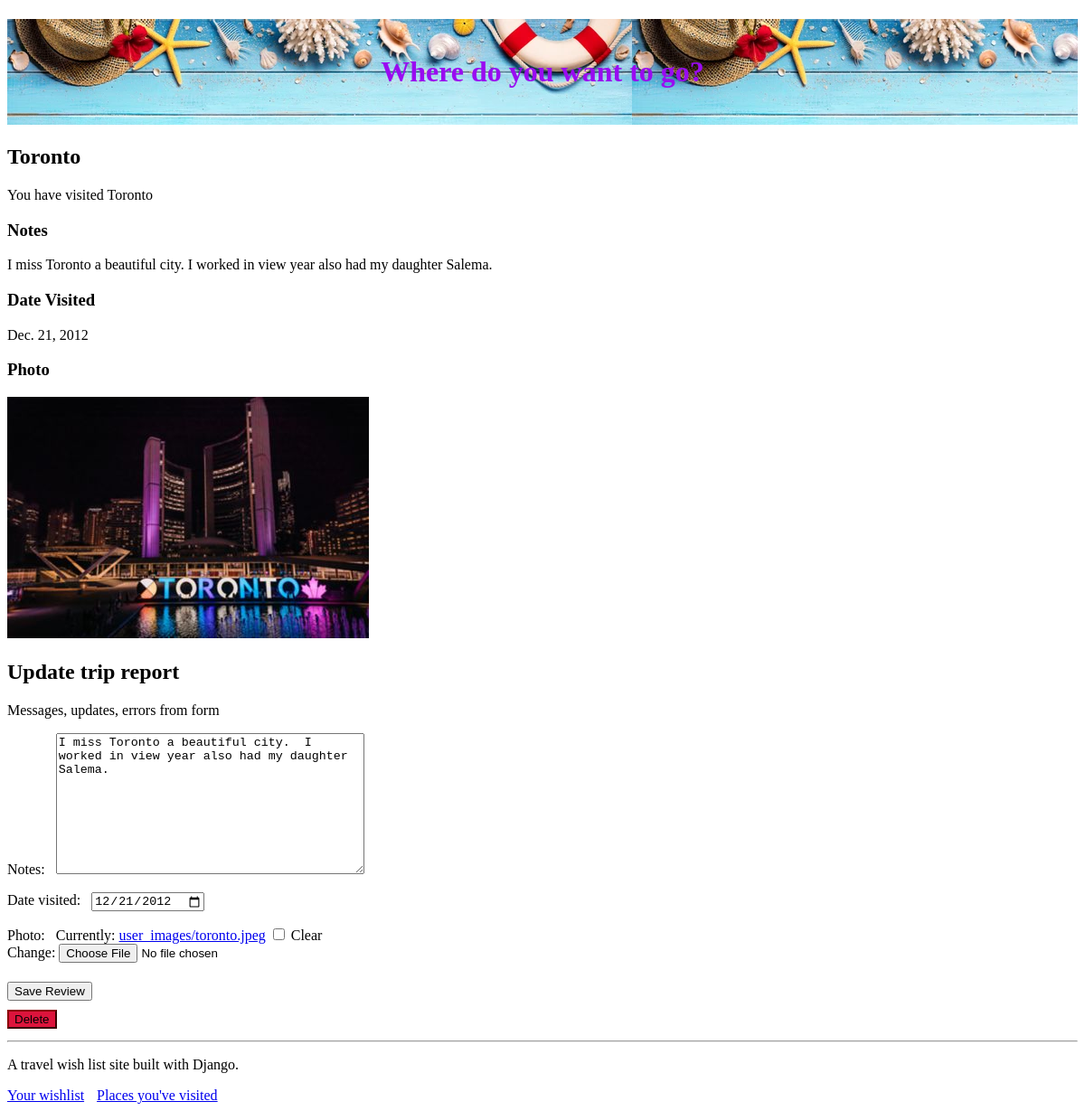
/place/1 (signed in), run on the app's committed database.
### travel_wishlist/models.py (models this page shows, shortened)
class Place(models.Model):
    user = models.ForeignKey('auth.User', null=False, on_delete=models.CASCADE)
    name = models.CharField(max_length=200)
    visited = models.BooleanField(default=False)
    visited = models.BooleanField(default=False)
    notes = models.TextField(blank=True, null=True)
    date_visited = models.DateField(blank=True, null=True) #  validators=[validate_date_today_or_in_past])
    photo = models.ImageField(upload_to='user_images/', blank=True, null=True)

### travel_wishlist/views.py (the view)
# urls.py: path('place/<int:place_pk>', views.place_details, name='place_details'),
@login_required
def place_details(request, place_pk):
    place = get_object_or_404(Place, pk=place_pk)
    if place.user != request.user:
        return HttpResponseForbidden
    if request.method == 'POST':
        form = TripReviewForm(request.POST, request.FILES, instance=place)
        if form.is_valid():
           form.save()
           messages.info(request, 'Trip information updated!')
        else:
            messages.error(request, form.errors)
        return redirect('place_details', place_pk=place_pk)
    else:
        if place.visited:
            review_form = TripReviewForm(instance=place)
            return render(request, 'travel_wishlist/place_detail.html', {'place': place, 'review_form': review_form} )
        else:
            return render(request, 'travel_wishlist/place_detail.html', {'place': place})

### travel_wishlist/forms.py
class TripReviewForm(forms.ModelForm):
    class Meta:
        model = Place
        fields = ('notes', 'date_visited', 'photo')  # 3 field, if you want more add in here
        widgets = {  #
            'date_visited': DateInput()
        }

### travel_wishlist/templates/travel_wishlist/place_detail.html (shortened to what this page needs)
{% extends 'travel_wishlist/base.html' %}
{% load static %}
{% block content %}
<h2>{{ place.name }}</h2>
{% if place.visited %}
    <P>You have visited {{ place.name }}</p>
    <h3>Notes</h3>
    <P>{{ place.notes|default:"No Notes" }}</p>
    <h3>Date Visited</h3>
    <P>{{ place.date_visited|default:"Date visited not set" }}</p>
    <h3>Photo</h3>
    {% if place.photo %}
        <img src="{{ place.photo.url }}">
    {% else %}
        <P>No photo uploaded</p>
    {% endif %}
    <h2>Update trip report</h2>
     Messages, updates, errors from form
    <form action="{% url 'place_details' place.pk %}" method="POST" enctype="multipart/form-data">
        {{ review_form.as_p }}
        <button type="submit">Save Review</button>
    </form>
{% else %}
  <p>You have not visited {{ place.name }} yet.</p>
  <form action="{% url 'place_was_visited' place.pk %}" method="POST">
    {% csrf_token %}
    <button type=submit class="visited">Visited!</button>
  </form>
{% endif %}
<form action="{% url 'delete_place' place.pk %}" method="POST">
    <button type=submit class="delete">Delete</button>
</form>
{% endblock %}

### travel_wishlist/static/css/style.css (style rules this page uses)
label { display: inline-block; padding-right: 8px; }
button { margin: 5px 0px 5px 0; }
.delete { background-color: crimson; border-color: darkred; }

### data on the page
Place: name "Toronto", notes "I miss Toronto a beautiful city. I worked in view year also had my daughter Salema.", date_visited "Dec. 21, 2012", photo (picture), date_visited "12/21/2012"
